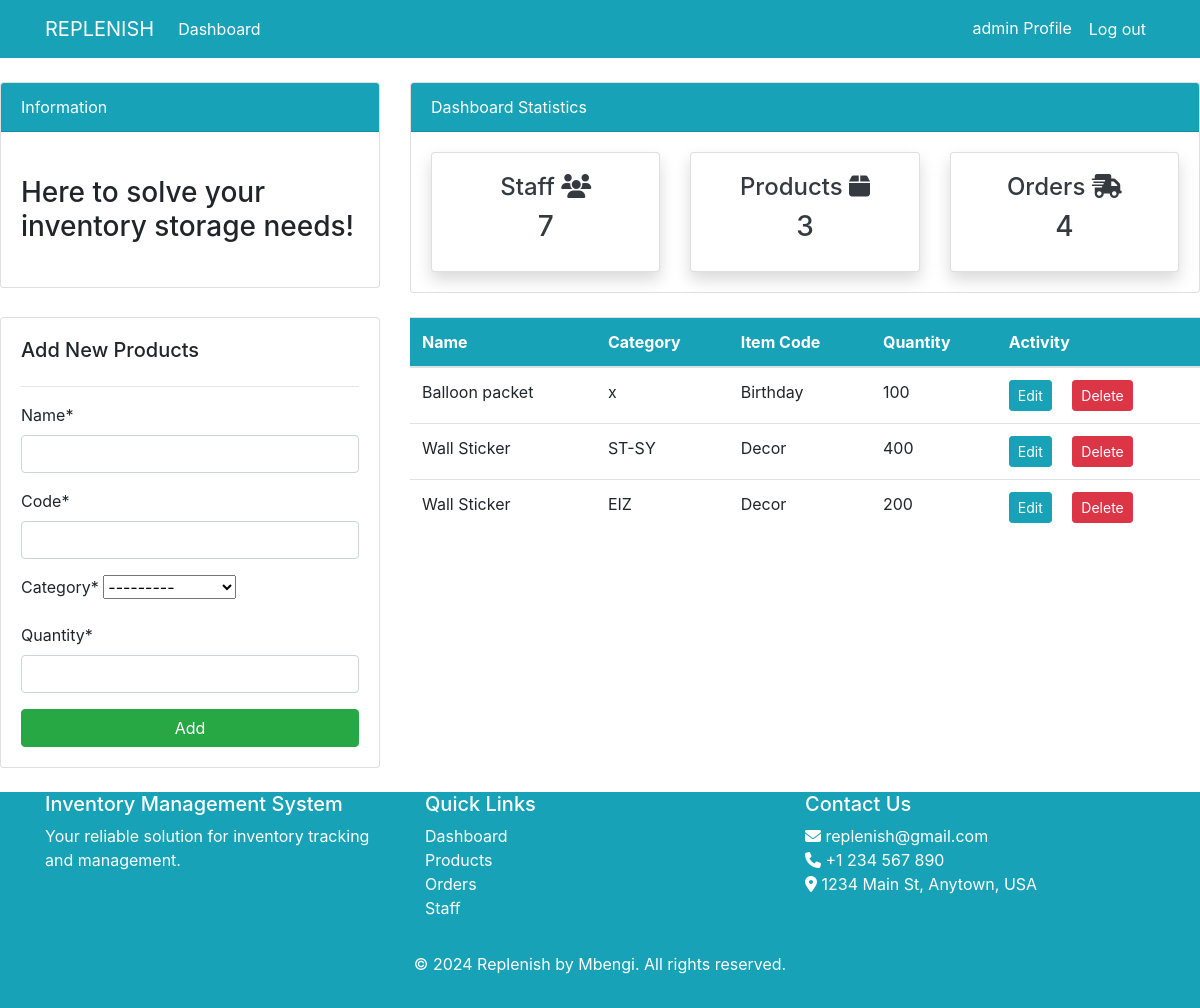
/product/ (signed in), run on the app's committed database.
### dashboard/models.py (models this page shows, shortened)
class Product(models.Model):
    name= models.CharField(max_length=50, null=True)
    code=models.CharField(max_length=10, null=True)
    category=models.CharField(max_length=50, choices=CATEGORY)
    quantity=models.PositiveBigIntegerField(null=True)
    price=models.PositiveBigIntegerField(null=True)
    class Meta:
        verbose_name_plural='Product'

### dashboard/views.py (the view)
# urls.py: path('product/', views.product, name='dashboard-product'),
@login_required(login_url='user-login')
def product(request):
    items = Product.objects.all()#using ORM
    product_count=Product.objects.all().count()
    workers_count =  User.objects.all().count()
    order_count=Order.objects.all().count()
    if request.method=='POST':
        form=ProductForm(request.POST)
        if form.is_valid():
            form.save()
            product_name= form.cleaned_data.get('name')#getting the name of the product we're putting in a request for
            messages.success(request, f'{product_name} has been added.')
            return redirect('dashboard-product')
    else:
        form = ProductForm()
    context = {
        'items': items,
        'form': form,
        'product_count':product_count,
        'workers_count':workers_count,
        'order_count':order_count
    }
    return render(request,'dashboard/product.html', context)

### dashboard/forms.py
class ProductForm(forms.ModelForm):
    class Meta:
        model=Product
        fields=['name','code','category','quantity']

### templates/dashboard/product.html (shortened to what this page needs)
{% extends 'partials/base.html' %}
{% load crispy_forms_tags %}
{% block content %}
{% include 'partials/topnav.html' %}
<div class="row my-4">
    <div class="col-md-4">
        <div class="card card-body">
            <h5>Add New Products</h5>
            <hr>
            <form method="POST">
                {{ form|crispy }}
                <input class="btn btn-success btn-block" type="submit" value="Add">
            </form>
        </div>
    </div>
    <div class="col-md-8">
        <table class="table bg-white">
            <thead class="bg-info text-white">
                <tr>
                    <th scope="col">Name</th>
                    <th scope="col">Category</th>
                    <th scope="col">Item Code</th>
                    <th scope="col">Quantity</th>
                    <th scope="col">Activity</th>
                </tr>
            </thead>
            <tbody>
                {% for item in items %}
                <tr>
                    <td>{{ item.name }}</td>
                    <td>{{ item.code}}</td>
                    <td>{{ item.category }}</td>
                    <td>{{ item.quantity }}</td>
                    <td>
                        <a class="btn btn-info btn-sm mr-2"
                            href="{% url 'dashboard-product-update' item.id %}">Edit</a>
                        <a class="btn btn-danger btn-sm ml-2"
                            href="{% url 'dashboard-product-delete' item.id %}">Delete</a>
                    </td>
                </tr>
                {% endfor %}
            </tbody>
        </table>
    </div>
</div>
{% endblock %}

### templates/partials/nav.html (shortened to what this page needs)
<nav class="navbar navbar-expand-lg navbar-info bg-info">
    <div class="container">
        {% if user.is_authenticated %}
            <a class="navbar-brand text-white" href="{% url 'dashboard-index' %}">REPLENISH</a>
            <div class="collapse navbar-collapse" id="navbarSupportedContent">
                <ul class="navbar-nav mr-auto">
                    <li class="nav-item active">
                        <a class="nav-link text-white" href="{% url 'dashboard-index' %}">Dashboard </a>
                    </li>
                </ul>
                <ul class="navbar-nav ml-auto">
                    <li class="nav-item active">
                        <a class="nav-link text-white" href="{% url 'user-profile' %}"> {{ user.username }} Profile
                            <span class="sr-only">(current)</span></a>
                    </li>
                    <li class="nav-item">
                        <form method="POST" action="{% url 'user-logout' %}">
                            <button type="submit" class="btn btn-link nav-link text-white">Log out</button>
                        </form>
                    </li>
                </ul>
            </div>
        {% endif %}
    </div>
</nav>

### data on the page
Product: name "Balloon packet", code "x", category "Birthday", quantity "100"
Product: name "Wall Sticker", code "ST-SY", category "Decor", quantity "400"
Product: name "Wall Sticker", code "EIZ", category "Decor", quantity "200"

### other printed values
{{ user.username }} "admin"
{{ workers_count }} "7"
{{ product_count }} "3"
{{ order_count }} "4"
